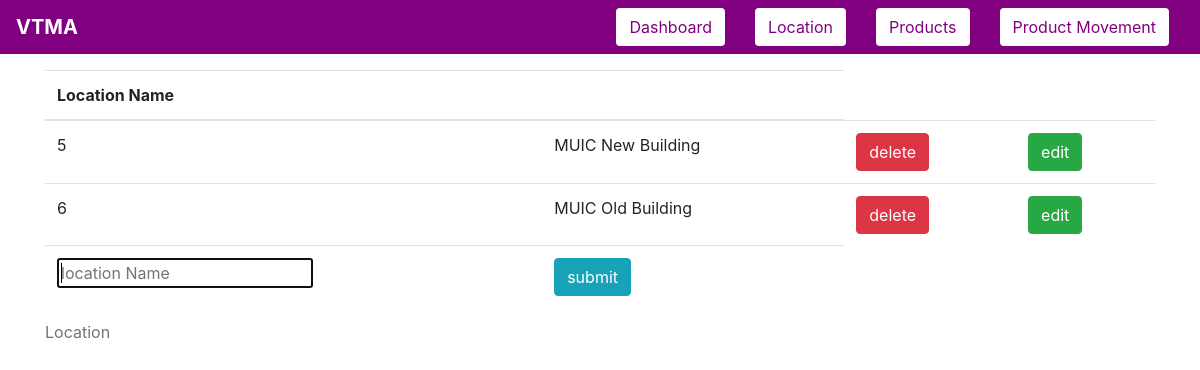
/location, run on an earlier commit of the app's database.
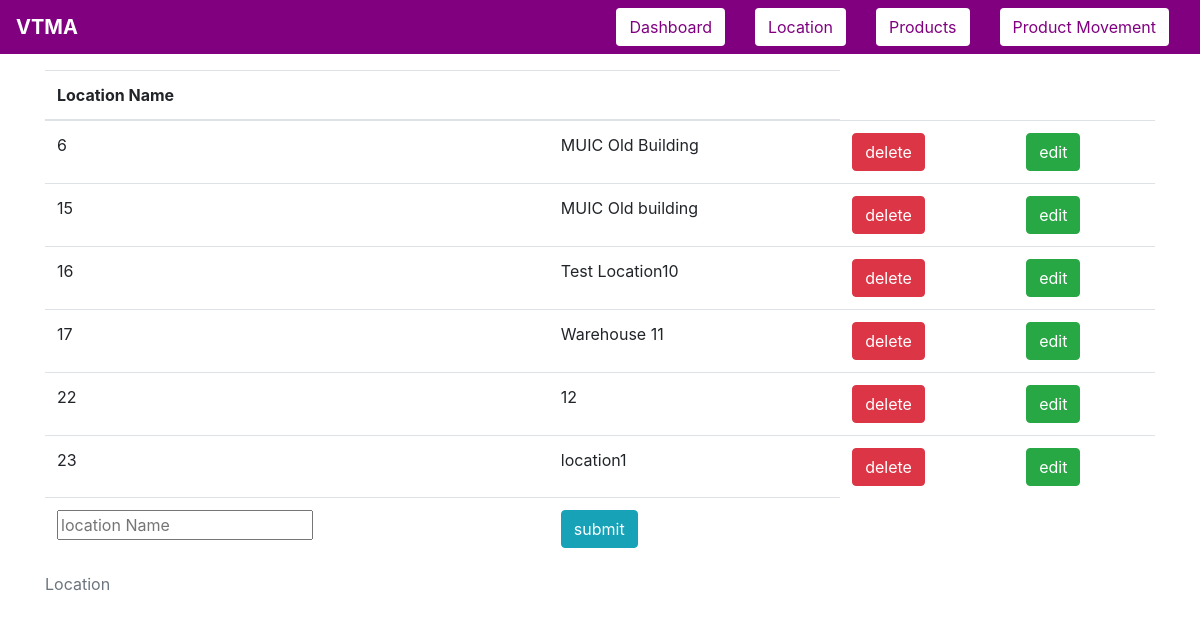
And on a later commit of the database.
### tables this page shows
CREATE TABLE location(loc_id INTEGER PRIMARY KEY AUTOINCREMENT,
                                 loc_name TEXT UNIQUE NOT NULL);

### app.py (the view)
@app.route("/location", methods=["GET"])
def get_location():
    db = sqlite3.connect(DATABASE_NAME)
    cursor = db.cursor()
    cursor.execute(select_from_location)
    location_data = cursor.fetchall()
    return render(
        "location.html",
        link=link,
        locations=location_data,
        transaction_message=None,
        title="Vending Machine Locations",
    )

### templates/location.html (shortened to what this page needs)
{% extends 'base-template.html' %}
{% block content %}
    <div class="container">
        <table class="table">
         <caption>Location</caption>
            <thead>
                <th scope="col">Location Name</th>
                <th></th>
            </thead>
            <tbody>
                {% for location in locations %}
                    <tr>
                        <td>{{ location[0] }}</td>
                        <td>{{ location[1] }}</td>
                        <td>
                            <a href="{{ url_for('delete', loc_id=location[0], type='location') }}">
                                <button name="button" type="button" class="btn btn-danger" value= "delete" >delete</button><br>
                            </a>
                        </td>
                        <td>
                            <button name="button" type="button" class="btn btn-success" value= "edit" data-toggle="modal" data-target="#edit_{{ location[0] }}" >edit</button><br>
                        </td>
                    </tr>
                {% endfor %}
                <tr>
                    <form action = "{{ url_for('post_location') }}" method = "POST">
                    <td>
                        <input name= "location_name" placeholder="location Name" required autofocus>
                    </td>
                    <td>
                        <input type= "submit" class="btn btn-info btn-group-toggle" value= "submit" /><br>
                    </td>
                    </form>
                </tr>
            </tbody>
        </table>
    </div>
 {% endblock %}

What changed in the data, as far as the page shows it:
removed location: loc_id "5", loc_name "MUIC New Building"
added location: loc_id "15", loc_name "MUIC Old building"
added location: loc_id "16", loc_name "Test Location10"
added location: loc_id "17", loc_name "Warehouse 11"
added location: loc_id "22", loc_name "12"
added location: loc_id "23", loc_name "location1"
